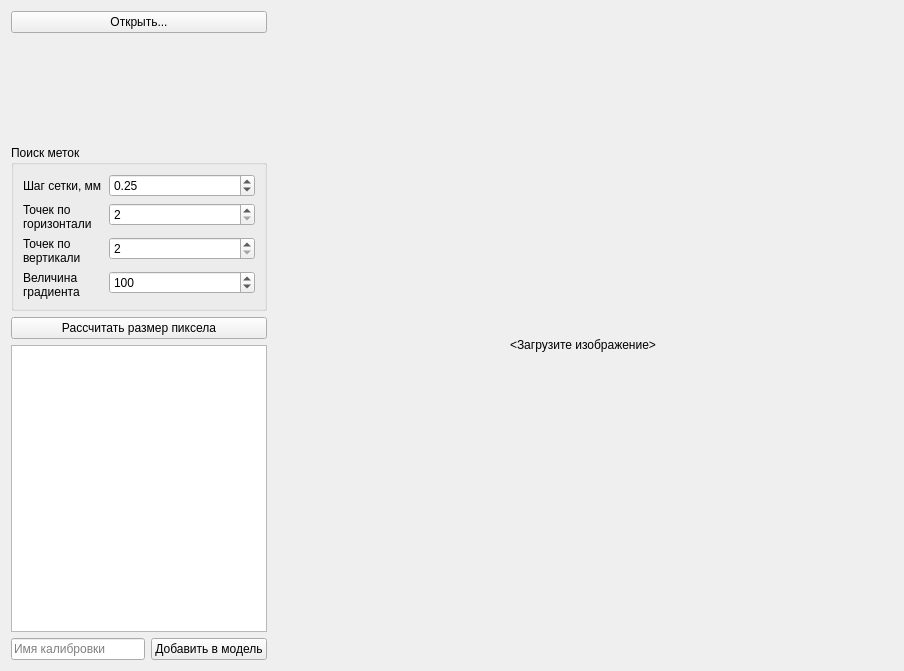
<?xml version="1.0" encoding="UTF-8"?>
<ui version="4.0">
 <class>WidgetPixelSizeCalibration</class>
 <widget class="QWidget" name="WidgetPixelSizeCalibration">
  <property name="geometry">
   <rect>
    <x>0</x>
    <y>0</y>
    <width>904</width>
    <height>671</height>
   </rect>
  </property>
  <property name="windowTitle">
   <string>Form</string>
  </property>
  <layout class="QHBoxLayout" name="horizontalLayout_2" stretch="0,1">
   <item>
    <layout class="QVBoxLayout" name="verticalLayout_2">
     <item>
      <widget class="QPushButton" name="pushButtonOpen">
       <property name="text">
        <string>Открыть...</string>
       </property>
      </widget>
     </item>
     <item>
      <widget class="WidgetEditorROI" name="widgetEditorROI" native="true">
       <property name="minimumSize">
        <size>
         <width>0</width>
         <height>100</height>
        </size>
       </property>
      </widget>
     </item>
     <item>
      <widget class="QGroupBox" name="groupBox_2">
       <property name="title">
        <string>Поиск меток</string>
       </property>
       <layout class="QFormLayout" name="formLayout">
        <item row="0" column="0">
         <widget class="QLabel" name="label_8">
          <property name="sizePolicy">
           <sizepolicy hsizetype="Preferred" vsizetype="Preferred">
            <horstretch>0</horstretch>
            <verstretch>0</verstretch>
           </sizepolicy>
          </property>
          <property name="minimumSize">
           <size>
            <width>80</width>
            <height>0</height>
           </size>
          </property>
          <property name="text">
           <string>Шаг сетки, мм</string>
          </property>
         </widget>
        </item>
        <item row="1" column="0">
         <widget class="QLabel" name="label_6">
          <property name="sizePolicy">
           <sizepolicy hsizetype="Preferred" vsizetype="Preferred">
            <horstretch>0</horstretch>
            <verstretch>0</verstretch>
           </sizepolicy>
          </property>
          <property name="minimumSize">
           <size>
            <width>80</width>
            <height>0</height>
           </size>
          </property>
          <property name="text">
           <string>Точек по 
горизонтали</string>
          </property>
         </widget>
        </item>
        <item row="1" column="1">
         <widget class="QSpinBox" name="spinBoxGridWidth">
          <property name="minimum">
           <number>2</number>
          </property>
          <property name="maximum">
           <number>250</number>
          </property>
         </widget>
        </item>
        <item row="2" column="0">
         <widget class="QLabel" name="label_7">
          <property name="sizePolicy">
           <sizepolicy hsizetype="Preferred" vsizetype="Preferred">
            <horstretch>0</horstretch>
            <verstretch>0</verstretch>
           </sizepolicy>
          </property>
          <property name="minimumSize">
           <size>
            <width>80</width>
            <height>0</height>
           </size>
          </property>
          <property name="text">
           <string>Точек по 
вертикали</string>
          </property>
         </widget>
        </item>
        <item row="2" column="1">
         <widget class="QSpinBox" name="spinBoxGridHeight">
          <property name="minimum">
           <number>2</number>
          </property>
          <property name="maximum">
           <number>250</number>
          </property>
         </widget>
        </item>
        <item row="3" column="0">
         <widget class="QLabel" name="label_5">
          <property name="sizePolicy">
           <sizepolicy hsizetype="Preferred" vsizetype="Preferred">
            <horstretch>0</horstretch>
            <verstretch>0</verstretch>
           </sizepolicy>
          </property>
          <property name="minimumSize">
           <size>
            <width>80</width>
            <height>0</height>
           </size>
          </property>
          <property name="text">
           <string>Величина 
градиента</string>
          </property>
         </widget>
        </item>
        <item row="3" column="1">
         <widget class="QSpinBox" name="spinBoxEdgeStrength">
          <property name="maximum">
           <number>255</number>
          </property>
          <property name="value">
           <number>100</number>
          </property>
         </widget>
        </item>
        <item row="0" column="1">
         <widget class="QDoubleSpinBox" name="spinBoxGridDist">
          <property name="minimum">
           <double>0.100000000000000</double>
          </property>
          <property name="singleStep">
           <double>0.050000000000000</double>
          </property>
          <property name="value">
           <double>0.250000000000000</double>
          </property>
         </widget>
        </item>
       </layout>
      </widget>
     </item>
     <item>
      <widget class="QPushButton" name="pushButtonCalc">
       <property name="text">
        <string>Рассчитать размер пиксела</string>
       </property>
      </widget>
     </item>
     <item>
      <widget class="QTextEdit" name="textEditLog">
       <property name="readOnly">
        <bool>true</bool>
       </property>
      </widget>
     </item>
     <item>
      <layout class="QHBoxLayout" name="horizontalLayout">
       <item>
        <widget class="QLineEdit" name="lineEditCalibrationName">
         <property name="placeholderText">
          <string>Имя калибровки</string>
         </property>
        </widget>
       </item>
       <item>
        <widget class="QPushButton" name="pushButtonAddToModel">
         <property name="text">
          <string>Добавить в модель</string>
         </property>
        </widget>
       </item>
      </layout>
     </item>
    </layout>
   </item>
   <item>
    <layout class="QVBoxLayout" name="verticalLayout_5">
     <item>
      <widget class="QLabel" name="labelFilename">
       <property name="sizePolicy">
        <sizepolicy hsizetype="Expanding" vsizetype="Preferred">
         <horstretch>1</horstretch>
         <verstretch>0</verstretch>
        </sizepolicy>
       </property>
       <property name="text">
        <string/>
       </property>
      </widget>
     </item>
     <item>
      <widget class="QLabel" name="labelImage">
       <property name="sizePolicy">
        <sizepolicy hsizetype="Expanding" vsizetype="Expanding">
         <horstretch>1</horstretch>
         <verstretch>1</verstretch>
        </sizepolicy>
       </property>
       <property name="text">
        <string>&lt;Загрузите изображение&gt;</string>
       </property>
       <property name="alignment">
        <set>Qt::AlignCenter</set>
       </property>
      </widget>
     </item>
    </layout>
   </item>
  </layout>
 </widget>
 <customwidgets>
  <customwidget>
   <class>WidgetEditorROI</class>
   <extends>QWidget</extends>
   <header>WidgetEditorROI.h</header>
   <container>1</container>
  </customwidget>
 </customwidgets>
 <resources/>
 <connections/>
</ui>
